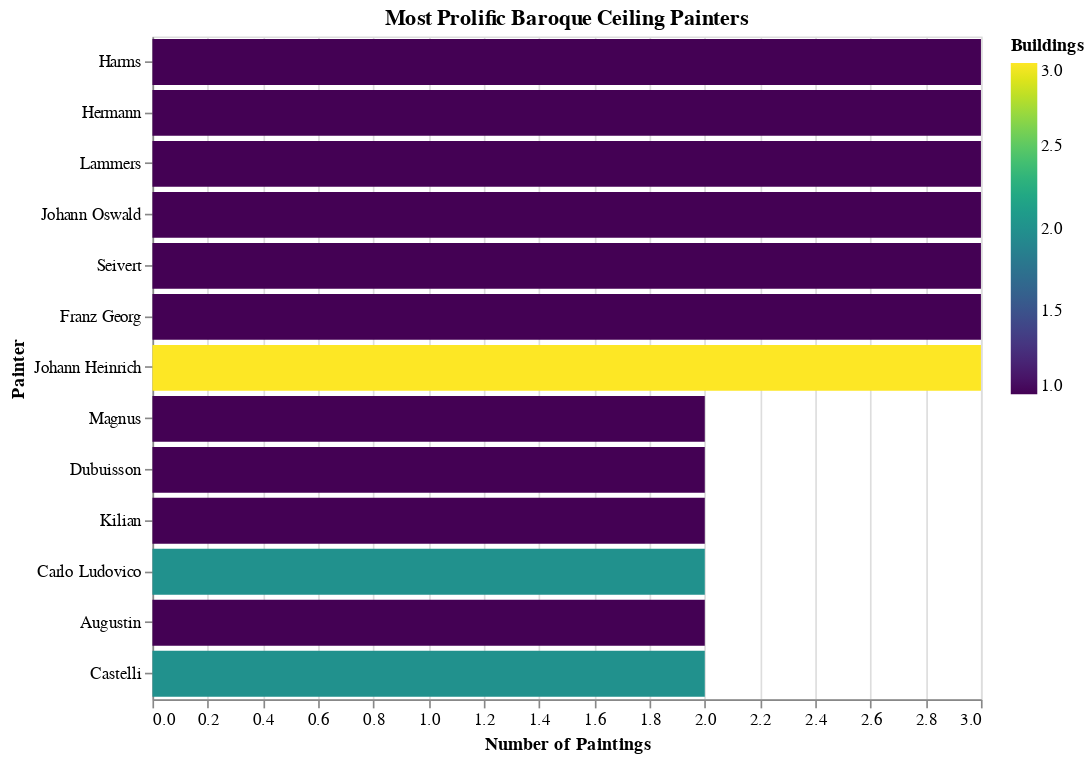

Notebook code for this chart:
### Code cell
# =============================================================================
# CELL 11: Top Painters Analysis
# =============================================================================

print("🎨 TOP PAINTERS")
print("=" * 60)

painters_df = con.execute("""
    SELECT 
        pp.person_name,
        COUNT(DISTINCT pp.nfdi_uri) as painting_count,
        COUNT(DISTINCT p.building_id) as building_count,
        MIN(p.year_start) as active_from,
        MAX(p.year_end) as active_until
    FROM painting_persons pp
    JOIN paintings p ON pp.nfdi_uri = p.nfdi_uri
    WHERE pp.role = 'PAINTER'
    GROUP BY pp.person_name
    HAVING COUNT(DISTINCT pp.nfdi_uri) >= 2
    ORDER BY painting_count DESC
    LIMIT 25
""").pl()

print(painters_df)

# Visualization
if len(painters_df) > 0:
    chart = alt.Chart(painters_df.head(15).to_pandas()).mark_bar().encode(
        x=alt.X('painting_count:Q', title='Number of Paintings'),
        y=alt.Y('person_name:N', sort='-x', title='Painter'),
        color=alt.Color('building_count:Q', 
                       scale=alt.Scale(scheme='viridis'),
                       title='Buildings'),
        tooltip=['person_name', 'painting_count', 'building_count', 'active_from', 'active_until']
    ).properties(
        title='Most Prolific Baroque Ceiling Painters',
        width=500,
        height=400
    )
    ipython_display(chart)

### Figure 1 — Vega-Lite specification as saved in the notebook (floating-point values rounded to 4 significant figures)
{"config": {"view": {"continuousWidth": 300, "continuousHeight": 300}}, "data": {"name": "data-1dc2ced851164df130029f1ae9314309"}, "mark": {"type": "bar"}, "encoding": {"color": {"field": "building_count", "scale": {"scheme": "viridis"}, "title": "Buildings", "type": "quantitative"}, "tooltip": [{"field": "person_name", "type": "nominal"}, {"field": "painting_count", "type": "quantitative"}, {"field": "building_count", "type": "quantitative"}, {"field": "active_from", "type": "quantitative"}, {"field": "active_until", "type": "quantitative"}], "x": {"field": "painting_count", "title": "Number of Paintings", "type": "quantitative"}, "y": {"field": "person_name", "sort": "-x", "title": "Painter", "type": "nominal"}}, "height": 400, "title": "Most Prolific Baroque Ceiling Painters", "width": 500, "$schema": "https://vega.github.io/schema/vega-lite/v6.1.0.json", "datasets": {"data-1dc2ced851164df130029f1ae9314309": [{"person_name": "Harms", "painting_count": 3, "building_count": 1, "active_from": 1682, "active_until": 1714}, {"person_name": "Hermann", "painting_count": 3, "building_count": 1, "active_from": 1732, "active_until": 1742}, {"person_name": "Lammers", "painting_count": 3, "building_count": 1, "active_from": 1695, "active_until": 1697}, {"person_name": "Johann Oswald", "painting_count": 3, "building_count": 1, "active_from": 1682, "active_until": 1714}, {"person_name": "Seivert", "painting_count": 3, "building_count": 1, "active_from": 1695, "active_until": 1697}, {"person_name": "Franz Georg", "painting_count": 3, "building_count": 1, "active_from": 1732, "active_until": 1742}, {"person_name": "Johann Heinrich", "painting_count": 3, "building_count": 3, "active_from": 1683, "active_until": 1777}, {"person_name": "Magnus", "painting_count": 2, "building_count": 1, "active_from": 1601, "active_until": 1601}, {"person_name": "Dubuisson", "painting_count": 2, "building_count": 1, "active_from": 1747, "active_until": 1747}, {"person_name": "Kilian", "painting_count": 2, "building_count": 1, "active_from": 1601, "active_until": 1601}, {"person_name": "Carlo Ludovico", "painting_count": 2, "building_count": 2, "active_from": 1711, "active_until": 1722}, {"person_name": "Augustin", "painting_count": 2, "building_count": 1, "active_from": 1747, "active_until": 1747}, {"person_name": "Castelli", "painting_count": 2, "building_count": 2, "active_from": 1711, "active_until": 1722}]}}
